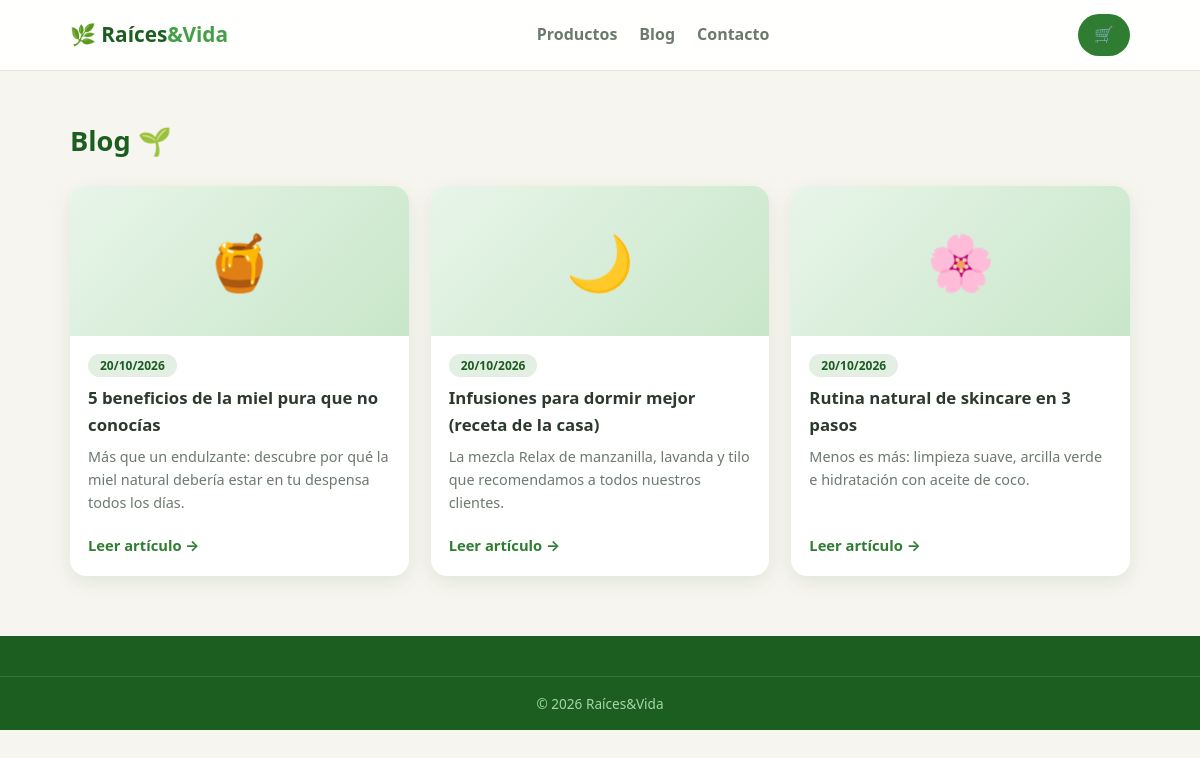
Screenshot of /blog.php with the database file from the repository.
### tables this page shows
CREATE TABLE posts (
  id INT AUTO_INCREMENT PRIMARY KEY,
  titulo VARCHAR(180) NOT NULL,
  icono VARCHAR(8) DEFAULT '📝',
  resumen VARCHAR(255),
  contenido TEXT,
  fecha DATE DEFAULT (CURRENT_DATE)
);

### includes/config.php (called while the page is built, shortened)
<?php
function e(?string $s): string {
    return htmlspecialchars($s ?? '', ENT_QUOTES, 'UTF-8');
}

### blog.php (the view, shortened to what this page needs)
<?php
require_once __DIR__ . '/includes/config.php';
$posts = $pdo->query("SELECT * FROM posts ORDER BY fecha DESC")->fetchAll(PDO::FETCH_ASSOC);
?>
<!DOCTYPE html>
<html lang="es">
<head>
<link rel="stylesheet" href="css/style.css">
</head>
<body>
<header class="header">
  <div class="container header-inner">
    <a class="logo" href="index.php">🌿 Raíces<span>&amp;Vida</span></a>
    <nav class="nav">
      <a href="index.php#productos">Productos</a>
      <a href="blog.php">Blog</a>
      <a href="index.php#contacto">Contacto</a>
    </nav>
    <a class="btn-cart" href="index.php">🛒</a>
  </div>
</header>
<main class="container">
  <h2 class="section-title">Blog 🌱</h2>
  <div class="grid grid-3">
    <?php foreach ($posts as $post): ?>
    <a class="card post-card" href="post.php?id=<?= (int)$post['id'] ?>">
      <div class="card-img post-img"><span><?= e($post['icono']) ?></span></div>
      <div class="card-body">
        <span class="badge badge-soft"><?= date('d/m/Y', strtotime($post['fecha'])) ?></span>
        <h3><?= e($post['titulo']) ?></h3>
        <p class="desc"><?= e($post['resumen']) ?></p>
        <span class="leer-mas">Leer artículo →</span>
      </div>
    </a>
    <?php endforeach; ?>
  </div>
</main>
<footer class="footer">
  <p class="copy">© <?= date('Y') ?> Raíces&amp;Vida</p>
</footer>
</body>
</html>

### css/style.css (style rules this page uses)
:root { --verde: #2e7d32; --verde-claro: #43a047; --verde-oscuro: #1b5e20; --crema: #f7f5ef; --blanco: #ffffff; --texto: #2c3a2e; --texto-suave: #6b7a6d; --wsp: #25d366; --sombra: 0 6px 20px rgba(27, 94, 32, .10); --radio: 16px; }
* { margin: 0; padding: 0; box-sizing: border-box; }
html { scroll-behavior: smooth; }
body { font-family: 'Segoe UI', system-ui, -apple-system, sans-serif; background: var(--crema); color: var(--texto); line-height: 1.6; }
a { color: inherit; text-decoration: none; }
.container { max-width: 1100px; margin: 0 auto; padding: 0 20px; }
.header { position: sticky; top: 0; z-index: 50; background: rgba(255, 255, 255, .92); backdrop-filter: blur(8px); border-bottom: 1px solid #e7e4da; }
.header-inner { display: flex; align-items: center; justify-content: space-between; padding: 14px 20px; gap: 16px; }
.logo { font-size: 1.3rem; font-weight: 800; color: var(--verde-oscuro); }
.logo span { color: var(--verde-claro); }
.nav { display: flex; gap: 22px; }
.nav a { font-weight: 600; color: var(--texto-suave); transition: color .2s; }
.btn-cart { position: relative; background: var(--verde); color: #fff; border: none; border-radius: 50px; padding: 8px 16px; font-size: 1rem; cursor: pointer; transition: background .2s; }
.section-title { font-size: 1.7rem; color: var(--verde-oscuro); margin: 48px 0 24px; }
.grid { display: grid; gap: 22px; grid-template-columns: repeat(auto-fill, minmax(250px, 1fr)); }
.grid-3 { grid-template-columns: repeat(auto-fill, minmax(280px, 1fr)); }
.card { background: var(--blanco); border-radius: var(--radio); overflow: hidden; box-shadow: var(--sombra); display: flex; flex-direction: column; transition: transform .2s, box-shadow .2s; }
.card-img { height: 150px; display: flex; align-items: center; justify-content: center; background: linear-gradient(135deg, #dcedc8, #a5d6a7); font-size: 4rem; }
.post-img { background: linear-gradient(135deg, #e8f5e9, #c8e6c9); font-size: 3.4rem; }
.card-body { padding: 18px; display: flex; flex-direction: column; flex: 1; }
.badge { align-self: flex-start; background: var(--verde-claro); color: #fff; border-radius: 50px; padding: 2px 12px; font-size: .75rem; font-weight: 700; margin-bottom: 8px; }
.badge-soft { background: #e3efe3; color: var(--verde-oscuro); }
.card h3 { font-size: 1.05rem; margin-bottom: 6px; }
.desc { color: var(--texto-suave); font-size: .9rem; flex: 1; margin-bottom: 12px; }
.post-card { color: inherit; }
.leer-mas { color: var(--verde); font-weight: 700; font-size: .92rem; margin-top: 8px; }
.footer { background: var(--verde-oscuro); color: #dcedc8; margin-top: 60px; padding: 40px 0 0; }
.copy { text-align: center; padding: 16px; font-size: .85rem; color: #a5d6a7; border-top: 1px solid rgba(255,255,255,.12); }

### rows the page displays
posts: icono "🍯", fecha "20/10/2026", titulo "5 beneficios de la miel pura que no conocías", resumen "Más que un endulzante: descubre por qué la miel natural debería estar en tu despensa todos los días."
posts: icono "🌙", fecha "20/10/2026", titulo "Infusiones para dormir mejor (receta de la casa)", resumen "La mezcla Relax de manzanilla, lavanda y tilo que recomendamos a todos nuestros clientes."
posts: icono "🌸", fecha "20/10/2026", titulo "Rutina natural de skincare en 3 pasos", resumen "Menos es más: limpieza suave, arcilla verde e hidratación con aceite de coco."
